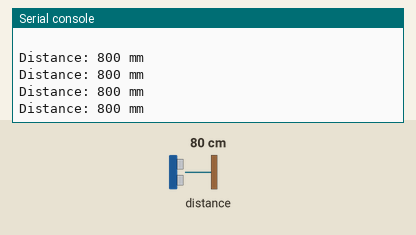
This program was run on a simulated CircuitPython board. Parts: the last lines printed to the serial console. Inputs (shaded band) come from the test bench; at power-on: distance to the obstacle 80 cm.

Above: at 1.2 s.
1.3 s: distance to the obstacle set to 2 cm
At 1.71 s:
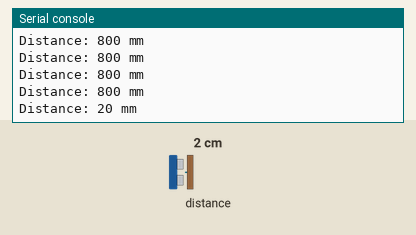
2.8 s: distance to the obstacle set to 4 cm
At 2.91 s:
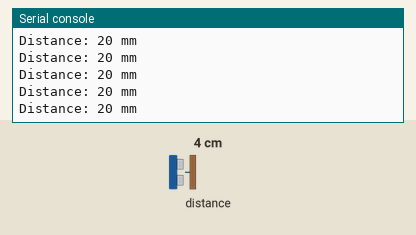
Timing chart, 0 to 5.8 s (numbered marks = the images above; inputs shaded):
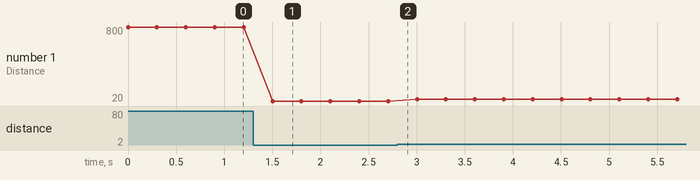

Measured:
- after the input at 1.3 s, the serial console: prints a new line after 0.20 s (image 1)
- plotted number 1: 800 → 20 after the input at 1.3 s, 20 → 40 after the input at 2.8 s

The program:

ToF.py
```python
import time
import board
import busio
import adafruit_vl53l0x

def main():
    i2c = busio.I2C(board.SCL, board.SDA)
    sensor = adafruit_vl53l0x.VL53L0X(i2c)

    print("Reading VL53L0X distance... Press Ctrl+C to stop.\n")
    try:
        while True:
            distance_mm = sensor.range
            print(f"Distance: {distance_mm} mm")
            time.sleep(0.3)
    except KeyboardInterrupt:
        print("\nStopped by user.")

if __name__ == "__main__":
    main()
```
